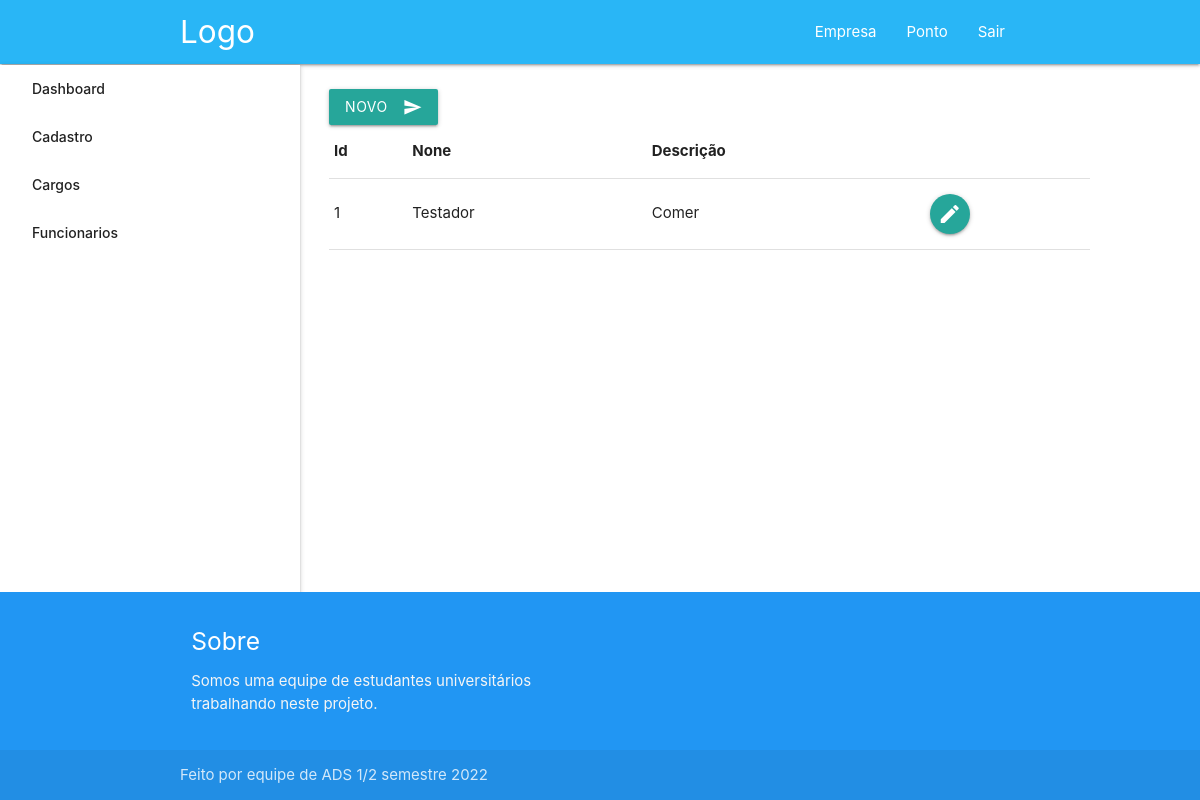
The page /cargos (signed in) on the database its author committed.
### app/models/cargo.py (models this page shows, shortened)
class Cargo(db.Model):
    id_cargo = db.Column(db.Integer, primary_key=True, autoincrement=True)
    titulo = db.Column(db.String(40), nullable=False)
    descricao = db.Column(db.Text, nullable=False)
    id_empresa = db.Column(db.Integer, db.ForeignKey('empresa.id_empresa'), nullable=False)
    hora_entrada = db.Column(db.Time)
    hora_almoco = db.Column(db.Time)
    hora_saida = db.Column(db.Time)
    data_criacao = db.Column(db.DateTime, default=datetime.datetime.now())
    id_status = db.Column(db.Integer)
    empresas = db.relationship('Empresa', back_populates='cargos')

### app/routes.py (the view)
@app.route('/cargos', methods=['GET'])
@helper.token_required
def detalhe_cargo(current_user):
    if current_user[1] == 0:
        logado = helper.token_validate(request)
        users = cargo.cargo_by_id_empresa(current_user[0].id_empresa)
        return render_template('detalhe_cargo.html', users=users, logado=logado)
    return redirect('/detalhes')

### app/views/cargo.py (called while the page is built)
def cargo_by_id_empresa(id_empresa):
    try:
        return Cargo.query.filter(Cargo.id_empresa == id_empresa)
    except:
        return None

### app/views/empresa.py (called while the page is built)
def empresa_by_cnpj(cnpj):
    try:
        return Empresa.query.filter(Empresa.cnpj == cnpj).one()
    except:
        return None

### app/views/helper.py (called while the page is built)
def token_required(f):
    @wraps(f)
    def decorated(*args, **kwargs):
        token = request.cookies.get('token')
        if not token:
            return redirect("/login")
        try:
            data = jwt.decode(token, app.config['SECRET_KEY'], algorithms=['HS256'])
            role = int(data['role'])
            current_user = None
            if role == 0:
                current_user = empresa_by_cnpj(cnpj=data['username'])
            elif role == 1:
                current_user = funcionario_by_cpf(cpf=data['username'])
                if current_user.id_status == 0:
                    current_user = None
            if not current_user:
                return redirect("/login")
        except:
            return redirect("/login")
        return f((current_user, role), *args, **kwargs)
    return decorated

def token_validate(request):
    token = request.cookies.get('token')
    try:
        data = jwt.decode(token, app.config['SECRET_KEY'], algorithms=['HS256'])
        if int(data['role']) == 0:
            current_user = empresa_by_cnpj(cnpj=data['username'])
        else:
            current_user = funcionario_by_cpf(cpf=data['username'])
            if current_user.id_status == 0:
                current_user = None
        if current_user:
            return (True, int(data['role']))
    except:
        return None
    return None

### app/templates/detalhe_cargo.html
{% extends "detalhe_layout.html" %}
{% block empresa %}
<div style="display: inline-flex;flex-direction: column;align-items: start;width: 100%;margin-left: 25%">
   <a href="/cargo"><button class="btn waves-effect waves-light"> Novo <i class="material-icons right">send</i> </button></a>
  <table id="data" class="highlight">
    <thead>
      <tr>
        <th>Id</th>
        <th>None</th>
        <th>Descrição</th>
      </tr>
    </thead>
    <tbody>
      {% for user in users %}
        <tr>
          <td>{{ user.id_cargo }}</td>
          <td>{{ user.titulo }}</td>
          <td>{{ user.descricao }}</td>
          <td>
            <a class="btn-floating tooltipped" data-position="bottom" data-tooltip="Editar" href="/cargo/{{ user.id_funcionario }}/editar"><i class="Small material-icons">mode_edit</i></a>
          </td>
        </tr>
      {% endfor %}
    </tbody>
  </table>
  </div>
{% endblock %}

### app/static/css/style.css (style rules this page uses)
body { display: flex; min-height: 100vh; flex-direction: column; }

### rows shown on the page
Cargo: id_cargo "1", titulo "Testador", descricao "Comer"
